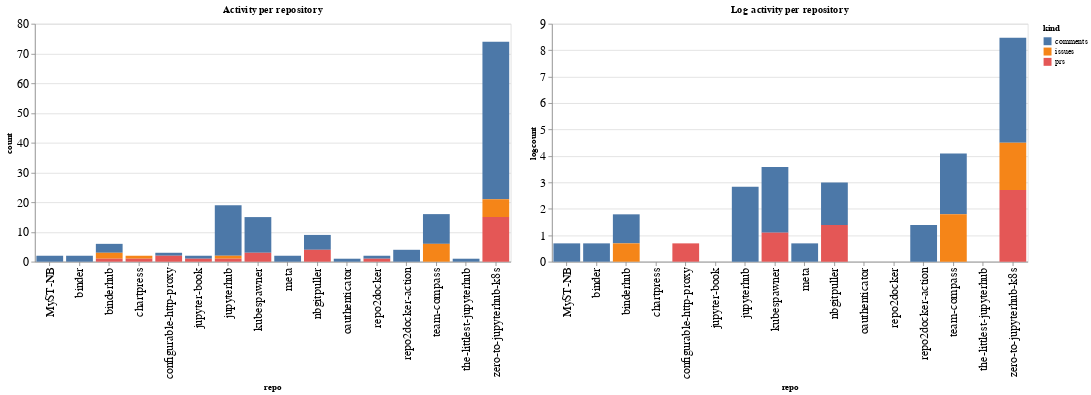

The cell this chart's notebook holds for it:
### Code cell
ch1 = alt.Chart(repo_summaries, width=600, title="Activity per repository").mark_bar().encode(
    x='repo',
    y='count',
    color='kind',
    tooltip="kind"
)

ch2 = alt.Chart(repo_summaries, width=600, title="Log activity per repository").mark_bar().encode(
    x='repo',
    y='logcount',
    color='kind',
    tooltip="kind"
)

ch1 | ch2

### Figure 1 — Vega-Lite specification as saved in the notebook (floating-point values rounded to 4 significant figures)
{"config": {"axisLeft": {"labelFontSize": 15}, "axisBottom": {"labelFontSize": 15}}, "hconcat": [{"mark": "bar", "encoding": {"color": {"type": "nominal", "field": "kind"}, "tooltip": {"type": "nominal", "field": "kind"}, "x": {"type": "nominal", "field": "repo"}, "y": {"type": "quantitative", "field": "count"}}, "title": "Activity per repository", "width": 600}, {"mark": "bar", "encoding": {"color": {"type": "nominal", "field": "kind"}, "tooltip": {"type": "nominal", "field": "kind"}, "x": {"type": "nominal", "field": "repo"}, "y": {"type": "quantitative", "field": "logcount"}}, "title": "Log activity per repository", "width": 600}], "data": {"name": "data-21291e396931d077fed6122bd07fcf40"}, "$schema": "https://vega.github.io/schema/vega-lite/v4.8.1.json", "datasets": {"data-21291e396931d077fed6122bd07fcf40": [{"repo": "MyST-NB", "kind": "comments", "count": 2, "logcount": 0.6931}, {"repo": "binder", "kind": "comments", "count": 2, "logcount": 0.6931}, {"repo": "binderhub", "kind": "comments", "count": 3, "logcount": 1.099}, {"repo": "binderhub", "kind": "issues", "count": 2, "logcount": 0.6931}, {"repo": "binderhub", "kind": "prs", "count": 1, "logcount": 0.0}, {"repo": "chartpress", "kind": "issues", "count": 1, "logcount": 0.0}, {"repo": "chartpress", "kind": "prs", "count": 1, "logcount": 0.0}, {"repo": "configurable-http-proxy", "kind": "comments", "count": 1, "logcount": 0.0}, {"repo": "configurable-http-proxy", "kind": "prs", "count": 2, "logcount": 0.6931}, {"repo": "jupyter-book", "kind": "comments", "count": 1, "logcount": 0.0}, {"repo": "jupyter-book", "kind": "prs", "count": 1, "logcount": 0.0}, {"repo": "jupyterhub", "kind": "comments", "count": 17, "logcount": 2.833}, {"repo": "jupyterhub", "kind": "issues", "count": 1, "logcount": 0.0}, {"repo": "jupyterhub", "kind": "prs", "count": 1, "logcount": 0.0}, {"repo": "kubespawner", "kind": "comments", "count": 12, "logcount": 2.485}, {"repo": "kubespawner", "kind": "prs", "count": 3, "logcount": 1.099}, {"repo": "meta", "kind": "comments", "count": 2, "logcount": 0.6931}, {"repo": "nbgitpuller", "kind": "comments", "count": 5, "logcount": 1.609}, {"repo": "nbgitpuller", "kind": "prs", "count": 4, "logcount": 1.386}, {"repo": "oauthenticator", "kind": "comments", "count": 1, "logcount": 0.0}, {"repo": "repo2docker", "kind": "comments", "count": 1, "logcount": 0.0}, {"repo": "repo2docker", "kind": "prs", "count": 1, "logcount": 0.0}, {"repo": "repo2docker-action", "kind": "comments", "count": 4, "logcount": 1.386}, {"repo": "team-compass", "kind": "comments", "count": 10, "logcount": 2.303}, {"repo": "team-compass", "kind": "issues", "count": 6, "logcount": 1.792}, {"repo": "the-littlest-jupyterhub", "kind": "comments", "count": 1, "logcount": 0.0}, {"repo": "zero-to-jupyterhub-k8s", "kind": "comments", "count": 53, "logcount": 3.97}, {"repo": "zero-to-jupyterhub-k8s", "kind": "issues", "count": 6, "logcount": 1.792}, {"repo": "zero-to-jupyterhub-k8s", "kind": "prs", "count": 15, "logcount": 2.708}]}}
